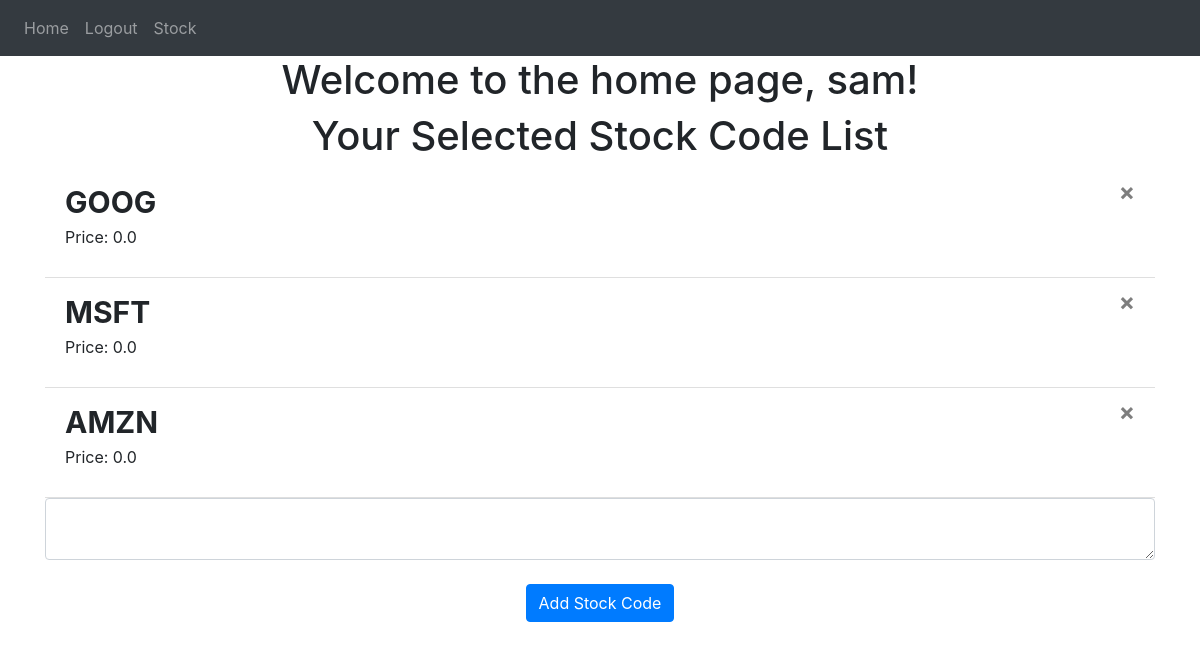
Screenshot of / (signed in) with the database file from the repository.
### website/models.py (models this page shows)
class User(db.Model, UserMixin):
    id = db.Column(db.Integer, primary_key=True)
    email = db.Column(db.String(150), unique=True)
    password = db.Column(db.String(150))
    notes = db.relationship('Note')

class Note(db.Model):
    id = db.Column(db.Integer, primary_key=True)
    data = db.Column(db.String(1000))
    user_id = db.Column(db.Integer, db.ForeignKey('user.id'))
    price = db.Column(db.Float)

### website/views.py (the view, shortened to what this page needs)
@views.route('/', methods=['GET','POST'])
@login_required
def home():
    return render_template("home.html", user=current_user)

### website/__init__.py (called while the page is built)
def create_app():
    app = Flask(__name__)
    app.config['SECRET_KEY'] = 'AOUWEHaweaweEJKMAWPOTRJK'
    app.config['SQLALCHEMY_DATABASE_URI'] = f'sqlite:///{DB_NAME}'
    db.init_app(app)
    from .views import views
    from .auth import auth
    app.register_blueprint(views, url_prefix='/')
    app.register_blueprint(auth, url_prefix='/')
    from .models import User, Note
    create_database(app)
    login_manager = LoginManager()
    login_manager.login_view = 'auth.login'
    login_manager.init_app(app)
    @login_manager.user_loader
    def load_user(id):
        return User.query.get(int(id))
    return app

### website/templates/home.html
{% extends "base.html" %} {% block title %}Home{% endblock %}
{% block content%}
<h1 align="center">Welcome to the home page, {{ user.email.split('@')[0] }}!</h1>
<h1 align="center">Your Selected Stock Code List</h1>
<ul class="list-group list-group-flush" id="notes">
    {% for note in user.notes %}
    <li class="list-group-item" ><b style="font-size:30px;">{{ note.data }}</b>
        <button type="button" class="close" onclick="deleteNote('{{note.id}}')">
            <span aria-hidden="true">&times;</span>
        </button>
        <p>Price: {{ note.price }}</p>
    </li>
    {% endfor %}
</ul>
<form method="POST">
    <textarea name="note" id="note" class="form-control"> </textarea>
    <br />
    <div align="center">
        <button type="submit" class="btn btn-primary"> Add Stock Code</button>
    </div>
</form>
{% endblock %}

### website/templates/base.html (shortened to what this page needs)
<!DOCTYPE html>
<html>
  <head>
    <link
      rel="stylesheet"
      href="https://stackpath.bootstrapcdn.com/bootstrap/4.4.1/css/bootstrap.min.css"
    />
    <link
      rel="stylesheet"
      href="https://stackpath.bootstrapcdn.com/font-awesome/4.7.0/css/font-awesome.min.css"
    />
    <link rel="stylesheet" href="{{url_for('static', filename='style.css')}}">
  </head>
    <body>
        <nav class = "navbar navbar-expand-lg navbar-dark bg-dark">
            <div class="collapse navbar-collapse" id="navbar">
              <div class="navbar-nav">
                {% if user.is_authenticated %}
                <a class="nav-item nav-link" id="home" href="/">Home</a>
                <a class="nav-item nav-link" id="logout" href="/logout">Logout</a>
                <a class="nav-item nav-link" id="stock" href="/stock">Stock</a>
                {% else %}
                <a class="nav-item nav-link" id="login" href="/login">Login</a>
                <a class="nav-item nav-link" id="signUp" href="/sign-up">Sign Up</a>
                {% endif %}
              </div>
            </div>
        </nav>
        <div class="container">
          {% block content%}
          {% endblock %}
        </div>
    </body>
</html>

### rows the page displays
User: email "sam"
Note: data "GOOG", price "0.0"
Note: data "MSFT", price "0.0"
Note: data "AMZN", price "0.0"
